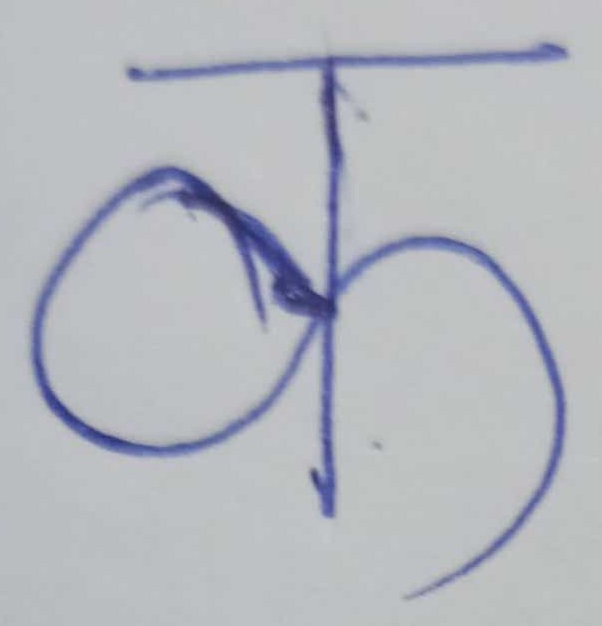
#> input picture Test/1.jpg, 602 x 626 px; its folder holds only this picture in this run
$ python -i Split_Words.py   (imports and definitions only)
#> lines starting #> are read from the running program, lines starting #| are printed output that depends on the picture; after the words box and inside, x2 and y2 are one past the last pixel; in counts of white or black regions, pixels touching at a corner belong together
#> further down, picture is the input picture: shape (626, 602, 3); mean B, G, R 191.1, 184.4, 181
import cv2
import numpy as np

def Sorting_Key(rect):
    global Lines, Size

    x, y, w, h = rect

    cx = x + int(w / 2)
    cy = y + int(h / 2)

    for i, (upper, lower) in enumerate(Lines):
        if not any([all([upper > y + h, lower > y + h]), all([upper < y, lower < y])]):
            return cx + ((i + 1) * Size)

def Split(Image):
    global Lines, Size

    gray = cv2.cvtColor(Image, cv2.COLOR_BGR2GRAY)

    kernel = cv2.getStructuringElement(cv2.MORPH_ELLIPSE, (25, 25))
    morph = cv2.morphologyEx(gray, cv2.MORPH_CLOSE, kernel)

    for i in range(morph.shape[0]):
        for j in range(morph.shape[1]):
            if not morph[i][j]:
                morph[i][j] = 1

    div = gray / morph
    gray = np.array(cv2.normalize(div, div, 0, 255, cv2.NORM_MINMAX), np.uint8)

    _, thresh = cv2.threshold(gray, 180, 255, cv2.THRESH_BINARY_INV)
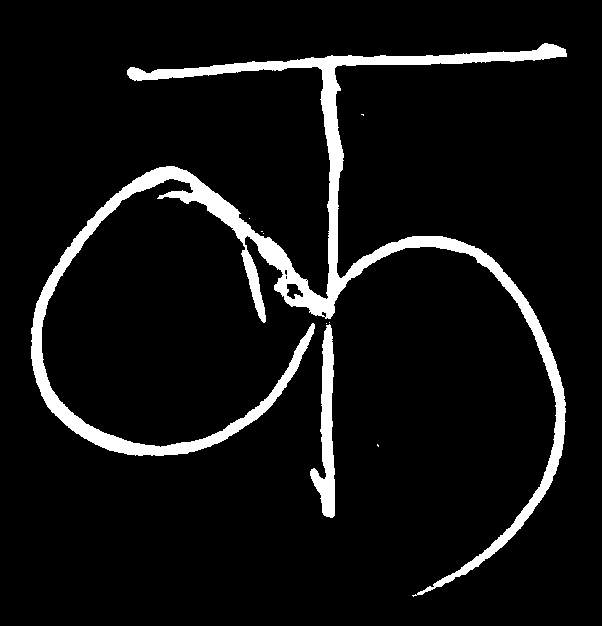
#> thresh: shape (626, 602); 7% white; 9 white regions (7 under 20 px), largest, box (x1, y1, x2, y2) and area: (31, 43, 567, 597) 24122, (310, 324, 335, 518) 2307

    kernel = cv2.getStructuringElement(cv2.MORPH_RECT, (3, 3))
    thresh = cv2.morphologyEx(thresh, cv2.MORPH_DILATE, kernel, iterations = 1)
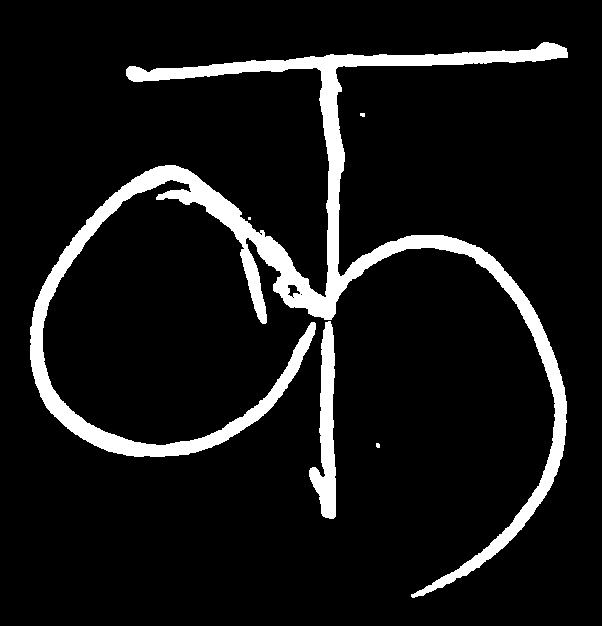
#> thresh: shape (626, 602); 8.7% white; 5 white regions (3 under 20 px)

    contours, _ = cv2.findContours(thresh, cv2.RETR_EXTERNAL, cv2.CHAIN_APPROX_NONE)
#> contours = 5 contours, 3 with area under 20; largest, box (x1, y1, x2, y2) and area: (30, 42, 568, 598) 27896, (309, 321, 336, 519) 2602

    i = 0
    Length = len(contours)
#> Length = 5
    while i < Length:
        x, y, w, h = cv2.boundingRect(contours[i])

        if w * h <= 100:
            del contours[i]
            i -= 1
            Length -= 1
        i += 1
#> this loop made 5 passes
#> (x, y, w, h, i, Length) on passes 1, 3, 4: (376, 443, 4, 5, 0, 4), (248, 217, 3, 3, 1, 3), (360, 113, 5, 4, 1, 2)
#> (x, y, w, h, i) on passes 2, 5: (309, 321, 27, 198, 1), (30, 42, 538, 556, 2)
#> after the loop, Length = 2; i = 2

    h_proj = np.sum(thresh, axis = 1)
#> h_proj = 626 values, max 72165 at index 61, min 0 at index 0, mean 13359.8

    upper = None
    lower = None
    Lines = []
    for i in range(h_proj.shape[0]):
        proj = h_proj[i]

        if proj != 0 and upper == None:
            upper = i
        elif proj == 0 and upper != None and lower == None:
            lower = i
            if lower - upper >= 30:
                Lines.append([upper, lower])
            upper = None
            lower = None
#> this loop made 626 passes
#> proj on passes 1 to 12: 0, 0, 0, 0, 0, 0, 0, 0, 0, 0, 0, 0
#> after the loop, Lines = [[42, 598]]

    if upper:
        Lines.append([upper, h_proj.shape[0] - 1])

    Size = thresh.shape[1]
#> Size = 602

    bounding_rects = []
    for contour in contours:
        x, y, w, h = cv2.boundingRect(contour)

        for upper, lower in Lines:
            if not any([all([upper > y + h, lower > y + h]), all([upper < y, lower < y])]):
                bounding_rects.append([x, y, w, h])
#> this loop made 2 passes
#> (x, y, w, h) on passes 1 to 2: (309, 321, 27, 198), (30, 42, 538, 556)
#> after the loop, bounding_rects = [[309, 321, 27, 198], [30, 42, 538, 556]]

    i = 0
    Length = len(bounding_rects)
    while i < Length:
        x, y, w, h = bounding_rects[i]
        j = 0

        while j < Length:
            distancex = abs(bounding_rects[j][0] - (bounding_rects[i][0] + bounding_rects[i][2]))
            distancey = abs(bounding_rects[j][1] - (bounding_rects[i][1] + bounding_rects[i][3]))

            threshx = max(abs(bounding_rects[j][0] - (bounding_rects[i][0] + bounding_rects[i][2])),
                          abs(bounding_rects[j][0] - bounding_rects[i][0]),
                          abs((bounding_rects[j][0] + bounding_rects[j][2]) - bounding_rects[i][0]),
                          abs((bounding_rects[j][0] + bounding_rects[j][2]) - (bounding_rects[i][0] + bounding_rects[i][2])))

            threshy = max(abs(bounding_rects[j][1] - (bounding_rects[i][1] + bounding_rects[i][3])),
                          abs(bounding_rects[j][1] - bounding_rects[i][1]),
                          abs((bounding_rects[j][1] + bounding_rects[j][3]) - bounding_rects[i][1]),
                          abs((bounding_rects[j][1] + bounding_rects[j][3]) - (bounding_rects[i][1] + bounding_rects[i][3])))

            if i != j and any([all([not any([all([bounding_rects[j][1] > y + h, bounding_rects[j][1] + bounding_rects[j][3] > y + h]), all([bounding_rects[j][1] < y, bounding_rects[j][1] + bounding_rects[j][3] < y])]),
                                   not any([all([bounding_rects[j][0] > x + w, bounding_rects[j][0] + bounding_rects[j][2] > x + w]), all([bounding_rects[j][0] < x, bounding_rects[j][0] + bounding_rects[j][2] < x])])]),
                              all([distancex <= 10, bounding_rects[i][3] + bounding_rects[j][3] + 10 >= threshy]), all([bounding_rects[i][2] + bounding_rects[j][2] + 10 >= threshx, distancey <= 10])]):

                x = min(bounding_rects[i][0], bounding_rects[j][0])
                w = max(bounding_rects[i][0] + bounding_rects[i][2], bounding_rects[j][0] + bounding_rects[j][2]) - x
                y = min(bounding_rects[i][1], bounding_rects[j][1])
                h = max(bounding_rects[i][1] + bounding_rects[i][3], bounding_rects[j][1] + bounding_rects[j][3]) - y

                bounding_rects[i] = [x, y, w, h]
                del bounding_rects[j]
                i = -1
                Length -= 1
                break

            j += 1
        i += 1
#> this loop made 2 passes
#> i on passes 1 to 2: 0, 1
#> after the loop, Length = 1; bounding_rects = [[30, 42, 538, 556]]; i = 1

    bounding_rects.sort(key = Sorting_Key)
#> the loop in Sorting_Key, `for i, (upper, lower) in enumerate(Lines):` made 1 pass

    Words = []
    for x, y, w, h in bounding_rects:
        crop = Image[y:y + h, x:x+ w]

        gray = cv2.cvtColor(crop, cv2.COLOR_BGR2GRAY)

        kernel = cv2.getStructuringElement(cv2.MORPH_ELLIPSE, (25, 25))
        morph = cv2.morphologyEx(gray, cv2.MORPH_CLOSE, kernel)

        for i in range(morph.shape[0]):
            for j in range(morph.shape[1]):
                if not morph[i][j]:
                    morph[i][j] = 1

        div = gray / morph
        gray = np.array(cv2.normalize(div, div, 0, 255, cv2.NORM_MINMAX), np.uint8)

        _, thresh = cv2.threshold(gray, 180, 255, cv2.THRESH_BINARY_INV)

        contours, _ = cv2.findContours(thresh, cv2.RETR_EXTERNAL, cv2.CHAIN_APPROX_NONE)
        contours = np.vstack(contours)

        rect = cv2.minAreaRect(contours)
        Box = cv2.boxPoints(rect)

        index = np.argmin(np.sum(Box, axis = 1))

        box = []
        box.extend(Box[index:])
        box.extend(Box[0:index])

        box = np.int0(box)
        shape = (box[1][0] - box[0][0], box[3][1] - box[0][1])

        src = np.float32(box)
        dst = np.array([[0, 0], [shape[0], 0], [shape[0], shape[1]], [0, shape[1]]], np.float32)

        M = cv2.getPerspectiveTransform(src, dst)
        warp = cv2.bitwise_not(cv2.warpPerspective(cv2.bitwise_not(crop), M, shape))

        Words.append(warp.copy())
#> this loop made 1 pass
#> (x, y, w, h, rect, Box, index, src) on pass 1: (30, 42, 538, 556, ((268.8, 276.5), (551.7, 531.5), -89.69), [[533.1, 553.8], [1.57, 551], [4.53, -0.769], [536.1, 2.08]], 2, [[4, 0], [536, 2], [533, 553], [1, 550]])
#> pass 1, in Split, `morph = cv2.morphologyEx(gray, cv2.MORPH_CLOSE, kernel)`:
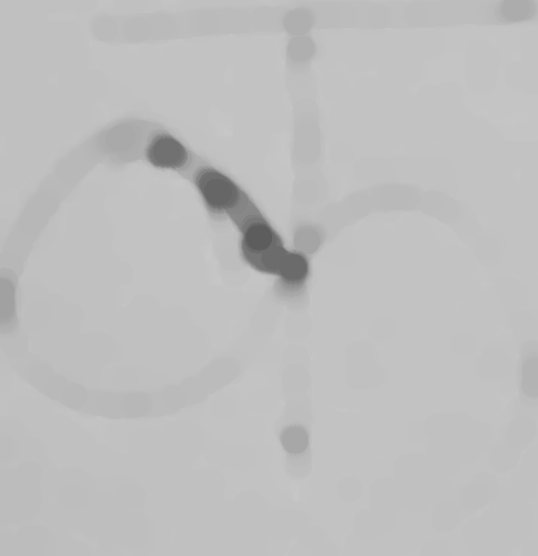
#> morph: shape (556, 538); min 93, max 200, mean 189.9
#> pass 1, in Split, `div = gray / morph`:
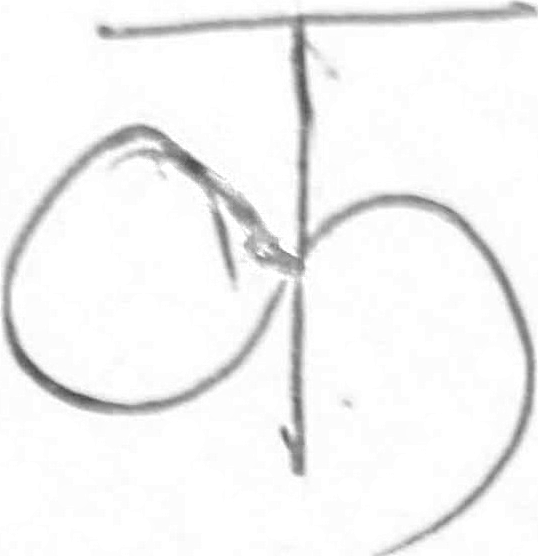
#> div: shape (556, 538) float64; min 0.261, max 1, mean 0.957
#> after the loop:
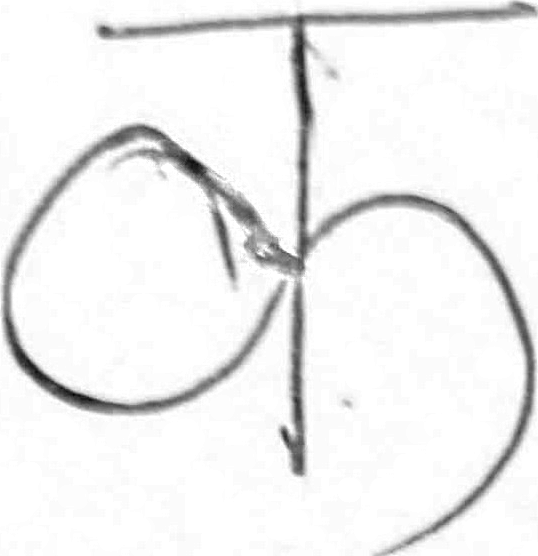
#> div: shape (556, 538) float64; min -2.5e-15, max 255, mean 240.1; drawn with min black and max white
#> after the loop:
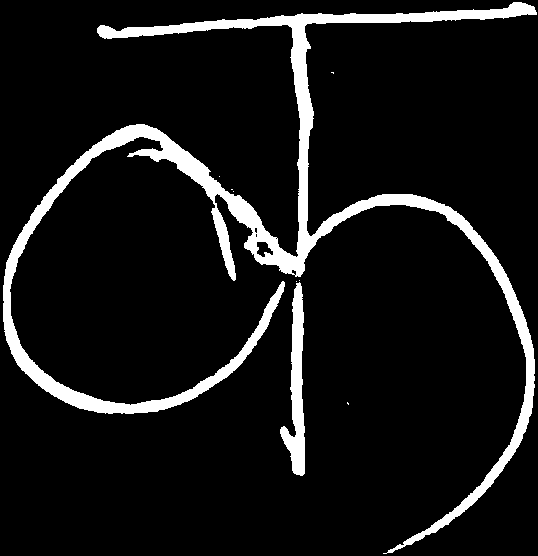
#> thresh: shape (556, 538); 8.8% white; 9 white regions (7 under 20 px), largest, box (x1, y1, x2, y2) and area: (3, 2, 537, 554) 23878, (280, 282, 305, 476) 2307
#> after the loop:
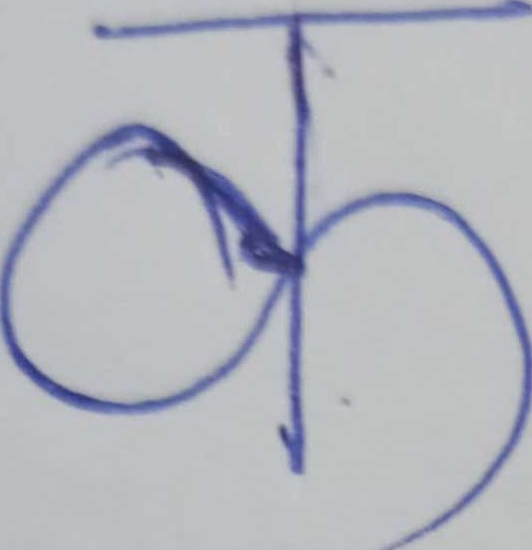
#> warp: shape (550, 532, 3); mean B, G, R 190.2, 182.3, 178.7
#> after the loop, Words = 1 item

    return Words

>>> import cv2
>>> picture = cv2.imread('Test/1.jpg')
>>> result = Split(picture)
#> result = 1 item

$ run again, on Test/12.jpg
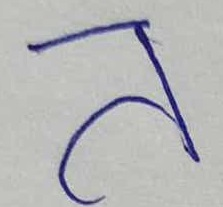
#> input picture Test/12.jpg, 223 x 207 px
#> picture is the input picture: shape (207, 223, 3); mean B, G, R 183.5, 182.5, 181.9
#> in Split, `contours, _ = cv2.findContours(thresh, cv2.RETR_EXTERNAL, cv2.CHAIN_AP..`: contours = 1 contour; box (x1, y1, x2, y2) and area: (26, 18, 201, 206) 4018
#> in Split, `Length = len(contours)`: Length = 1
#> the loop in Split, `while i < Length:` made 1 pass
#> i on pass 1: 1
#> h_proj = 207 values, max 17085 at index 28, min 0 at index 0, mean 5520.1
#> the loop in Split, `for i in range(h_proj.shape[0]):` made 207 passes
#> proj on passes 1 to 8: 0, 0, 0, 0, 0, 0, 0, 0
#> after the loop in Split, `for i in range(h_proj.shape[0]):`: Lines = [[18, 206]]
#> the loop in Split, `for contour in contours:` made 1 pass
#> (x, y, w, h) on pass 1: (26, 18, 175, 188)
#> after the loop in Split, `for contour in contours:`: bounding_rects = [[26, 18, 175, 188]]
#> the loop in Split, `while i < Length:` made 1 pass
#> i on pass 1: 1
#> after the loop in Split, `while i < Length:`: Length = 1
#> the loop in Sorting_Key, `for i, (upper, lower) in enumerate(Lines):` made 1 pass
#> the loop in Split, `for x, y, w, h in bounding_rects:` made 1 pass
#> (x, y, w, h, rect, index, src, dst) on pass 1: (26, 18, 175, 188, ((80.16, 89.03), (139.1, 172.3), -20.19), 1, [[-14, 32], [115, -15], [175, 145], [44, 193]], [[0, 0], [129, 0], [129, 161], [0, 161]])
#> after the loop in Split, `for x, y, w, h in bounding_rects:`:
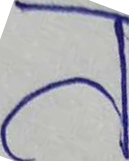
#> warp: shape (161, 129, 3); mean B, G, R 182, 176.2, 175.9
#> after the loop in Split, `for x, y, w, h in bounding_rects:`: Words = 1 item
